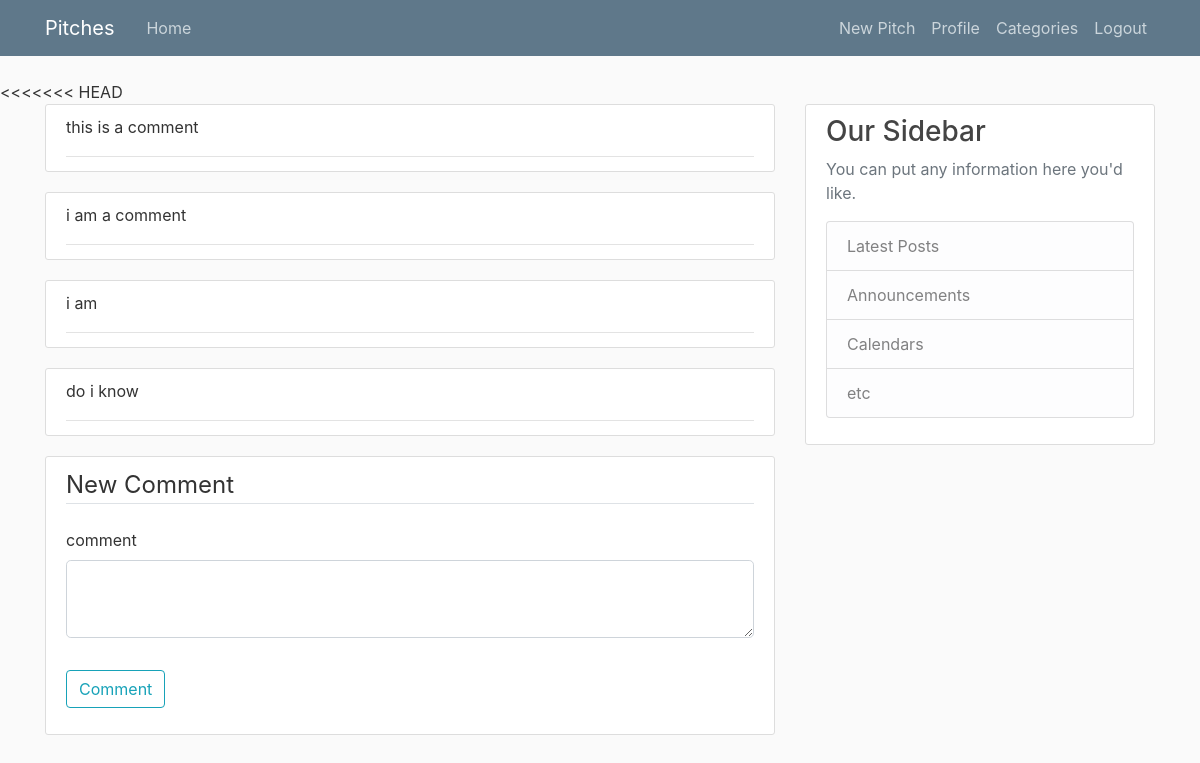
The page /comment/1 (signed in) on the database its author committed.
### piches/models.py (models this page shows, shortened)
class Comment(db.Model):
    id = db.Column(db.Integer, primary_key=True)
    comment = db.Column(db.String(200), nullable=False)
    date_posted = db.Column(db.DateTime, nullable=False, default=datetime.utcnow)
    pitch_id = db.Column(db.Integer, db.ForeignKey('pitch.id'), nullable=False)

### piches/routes.py (the view)
@app.route('/comment/<int:pitch_id>', methods=['GET', 'POST'])
@login_required
def new_comment(pitch_id):
    comments = Comment.query.filter_by(pitch_id=pitch_id)
    form = CommentForm()
    if form.validate_on_submit():
        comment = Comment(comment=form.comment.data, pitch_id=pitch_id)
        db.session.add(comment)
        db.session.commit()
        flash('Your comment has been added', 'success')
        return redirect(url_for('home'))
    return render_template('new_comment.html', title="New Comment", form=form, comments=comments)

### piches/forms.py
class CommentForm(FlaskForm):
    comment = TextAreaField('comment', validators=[DataRequired()])
    submit = SubmitField('Comment')

### piches/models.py (called while the page is built)
@login_manager.user_loader
def load_user(user_id):
    return User.query.get(int(user_id))

### piches/templates/new_comment.html (shortened to what this page needs)
{% extends 'layout.html' %}
{% block content %}
    {% for comment in comments %}
        <article class="media content-section">
            <div class="media-body">
                <div class="article-metadata">
                    <p class="mr-2" href="#">{{ comment.comment }}</p>
                </div>
            </div>
        </article>
    {% endfor %}
    <div class="content-section">
        <form method="POST" action="">
            <fieldset class="form-group">
                <legend class="border-bottom mb-4">
                    New Comment
                </legend>
                <div class="form-group">
                    {{ form.comment.label(class="form-control-label") }}
                    {% if form.comment.errors %}
                        {{ form.comment(class="form-control form-control-lg is-invalid") }}
                        <div class="invalid-feedback">
                            {% for error in form.comment.errors %}
                                <span>{{ error }}</span>
                            {% endfor %}
                        </div>
                    {% else %}
                        {{ form.comment(class="form-control form-control-lg") }}
                    {% endif %}
                </div>
            </fieldset>
            <div class="form-group">
                {{ form.submit(class='btn btn-outline-info') }}
            </div>
        </form>
    </div>
{% endblock content %}

### piches/static/main.css (style rules this page uses)
body { background: #fafafa; color: #333333; margin-top: 5rem; }
.content-section { background: #ffffff; padding: 10px 20px; border: 1px solid #dddddd; border-radius: 3px; margin-bottom: 20px; }
.article-metadata { padding-bottom: 1px; margin-bottom: 4px; border-bottom: 1px solid #e3e3e3 }

### rows shown on the page
Comment: comment "this is a comment"
Comment: comment "i am a comment"
Comment: comment "i am"
Comment: comment "do i know"
